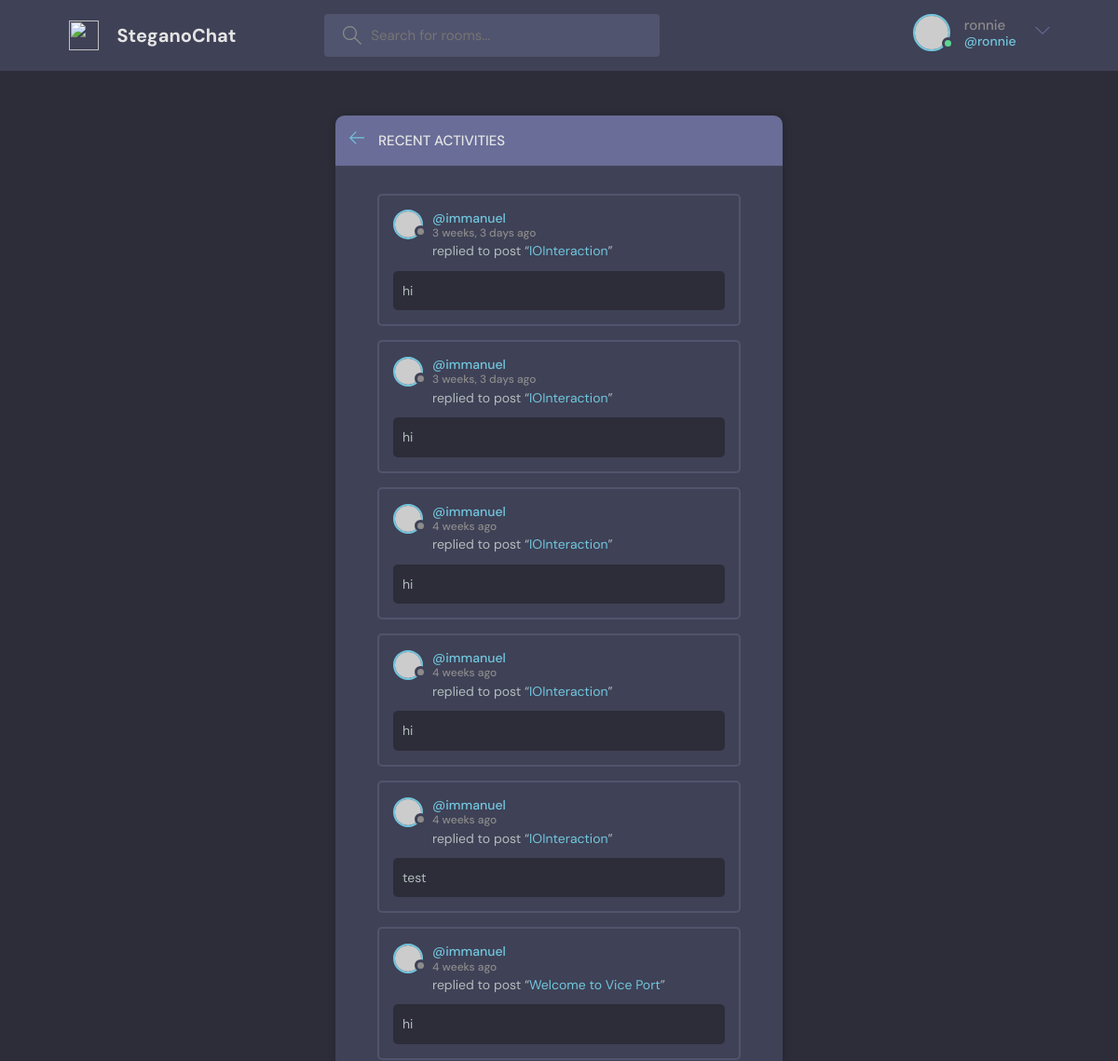
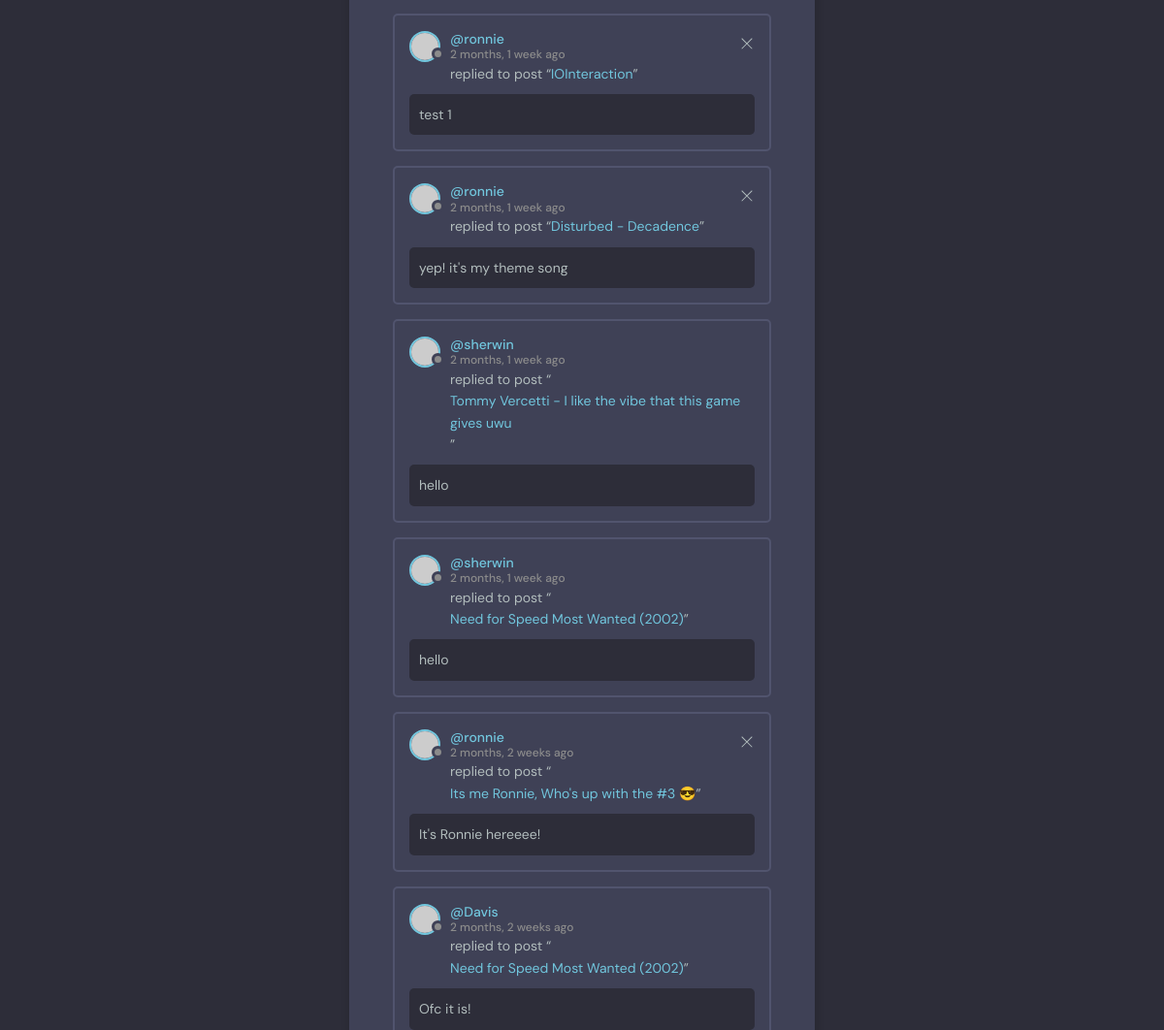
Page /activity/ (signed in) on the committed database (2 pictures, top to bottom).
### base/models.py (models this page shows, shortened)
class Message(models.Model):
    user = models.ForeignKey(User,on_delete=models.CASCADE)
    room = models.ForeignKey(Room, on_delete=models.CASCADE)
    body = models.TextField()
    updated = models.DateTimeField(auto_now=True)
    created = models.DateTimeField(auto_now_add=True)
    class Meta:
        ordering = ['-updated', '-created']

class Room(models.Model):
    host = models.ForeignKey(User ,on_delete=models.SET_NULL, null=True)
    topic = models.ForeignKey(Topic,on_delete=models.SET_NULL, null=True)
    name = models.CharField(max_length=200)
    description = models.TextField(null=True,blank=True)
    participants = models.ManyToManyField(User, related_name='participants', blank=True)
    updated = models.DateTimeField(auto_now=True)
    created = models.DateTimeField(auto_now_add=True)
    class Meta:
        ordering = ['-updated', '-created']
    def __str__(self):
        return self.name

### base/views.py (the view)
# urls.py: path('activity/', views.activityPage, name='activity'),
def activityPage(request):
    room_messages = Message.objects.all()
    return render(request, 'base/activity.html', {'room_messages': room_messages})

### base/templates/base/activity.html
{% extends 'main.html' %}
{% block content %}
    <main class="layout">
      <div class="container">
        <div class="layout__box">
          <div class="layout__boxHeader">
            <div class="layout__boxTitle">
              <a href="{% url 'home' %}">
                <svg version="1.1" xmlns="http://www.w3.org/2000/svg" width="32" height="32" viewBox="0 0 32 32">
                  <title>arrow-left</title>
                  <path
                    d="M13.723 2.286l-13.723 13.714 13.719 13.714 1.616-1.611-10.96-10.96h27.625v-2.286h-27.625l10.965-10.965-1.616-1.607z"
                  ></path>
                </svg>
              </a>
              <h3>Recent Activities</h3>
            </div>
          </div>
          <div class="activities-page layout__body">
            {% for message in room_messages %}
    <div class="activities__box">
      <div class="activities__boxHeader roomListRoom__header">
        <a href="{% url 'user-profile' message.user.id %}" class="roomListRoom__author">
          <div class="avatar avatar--small">
            <img src="https://randomuser.me/api/portraits/women/11.jpg" />
          </div>
          <p>
            @{{message.user}}
            <span>{{message.created | timesince}} ago</span>
          </p>
        </a>
        {% if request.user == message.user %}
        <div class="roomListRoom__actions">
          <a href="{% url 'delete-message' message.id%}">
            <svg version="1.1" xmlns="http://www.w3.org/2000/svg" width="32" height="32" viewBox="0 0 32 32">
              <title>remove</title>
              <path
                d="M27.314 6.019l-1.333-1.333-9.98 9.981-9.981-9.981-1.333 1.333 9.981 9.981-9.981 9.98 1.333 1.333 9.981-9.98 9.98 9.98 1.333-1.333-9.98-9.98 9.98-9.981z"
              ></path>
            </svg>
          </a>
        </div>
        {% endif %}
      </div>
      <div class="activities__boxContent">
        <p>replied to post “<a href="{% url 'room' message.room.id %}">{{message.room}}</a>”</p>
        <div class="activities__boxRoomContent">
            {{message.body}}
        </div>
      </div>
    </div>
    {% endfor %}
        </div>
      </div>
    </main>
{% endblock content %}

### templates/main.html (shortened to what this page needs)
<!DOCTYPE html>
{% load static %}
<html lang="en">
  <head>
    <link rel="stylesheet" href="{% static 'styles/style.css' %}" />
  </head>
  <body>
    {%include 'navbar.html'%}
    {%block content%}
    {%endblock%}
  </body>
</html>

### templates/navbar.html (shortened to what this page needs)
<header class="header header--loggedIn">
    <div class="container">
      <a href="{% url 'home' %}" class="header__logo">
        <img src="assets/logo.svg" />
        <h1>SteganoChat</h1>
      </a>
      <form class="header__search" method="GET" action="{% url 'home' %}">
        <label>
          <input name="q" placeholder="Search for rooms..." />
        </label>
      </form>
      <nav class="header__menu">
        {% if request.user.is_authenticated %}
        <div class="header__user">
          <a href="{% url 'update-user' %}">
            <div class="avatar avatar--medium active">
              <img src="https://randomuser.me/api/portraits/men/37.jpg" />
            </div>
            <p>{{request.user.username}} <span>@{{request.user.username}}</span></p>
          </a>
          <button class="dropdown-button">
            <svg version="1.1" xmlns="http://www.w3.org/2000/svg" width="32" height="32" viewBox="0 0 32 32">
              <title>chevron-down</title>
              <path d="M16 21l-13-13h-3l16 16 16-16h-3l-13 13z"></path>
            </svg>
          </button>
        </div>
        {% else %}
         <a href="{% url 'login' %}">
          <img src="./assets/avatar.svg" />
          <p>Login</p>
        </a>
        {% endif %}
      </nav>
    </div>
  </header>

### rows in the picture
Message: user "immanuel", created "3 weeks, 3 days", room "IOInteraction", body "hi"
Message: user "immanuel", created "3 weeks, 3 days", room "IOInteraction", body "hi"
Message: user "immanuel", created "4 weeks", room "IOInteraction", body "hi"
Message: user "immanuel", created "4 weeks", room "IOInteraction", body "hi"
Message: user "immanuel", created "4 weeks", room "IOInteraction", body "test"
Message: user "immanuel", created "4 weeks", room "Welcome to Vice Port", body "hi"
Message: user "ronnie", created "2 months, 1 week", room "IOInteraction", body "test 1"
Message: user "ronnie", created "2 months, 1 week", room "Disturbed - Decadence", body "yep! it's my theme song"
Message: user "sherwin", created "2 months, 1 week", room "Tommy Vercetti - I like the vibe that this game gives uwu", body "hello"
Message: user "sherwin", created "2 months, 1 week", room "Need for Speed Most Wanted (2002)", body "hello"
Message: user "ronnie", created "2 months, 2 weeks", room "Its me Ronnie, Who's up with the #3 😎", body "It's Ronnie hereeee!"
Message: user "Davis", created "2 months, 2 weeks", room "Need for Speed Most Wanted (2002)", body "Ofc it is!"

### other values in the picture
{{ request.user.username }} "ronnie"
